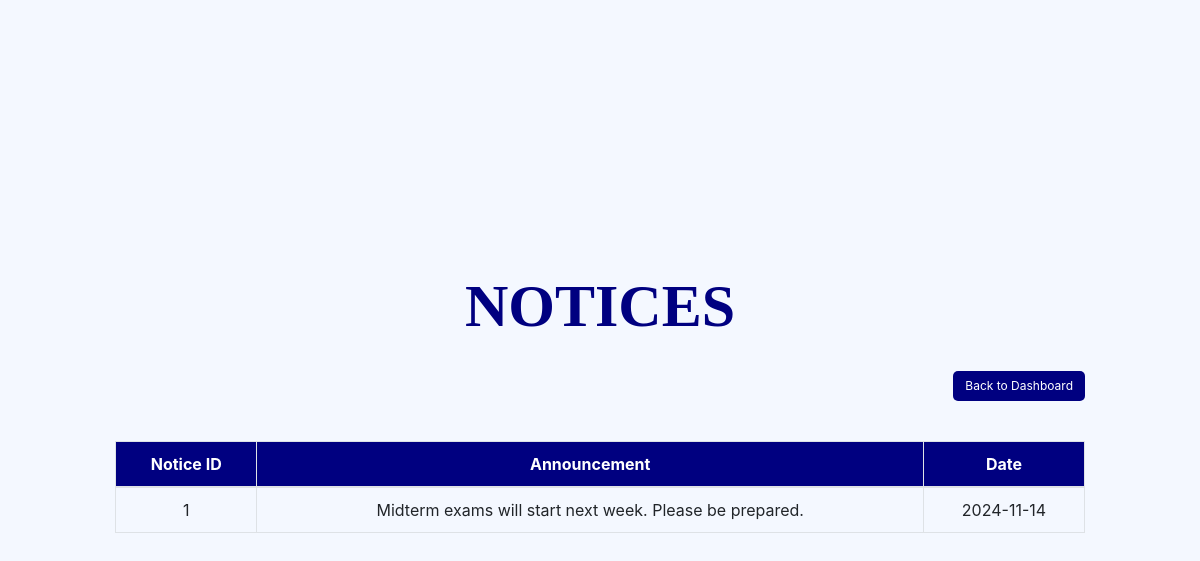
The page /view-notices/ (signed in) on the database as committed earlier.
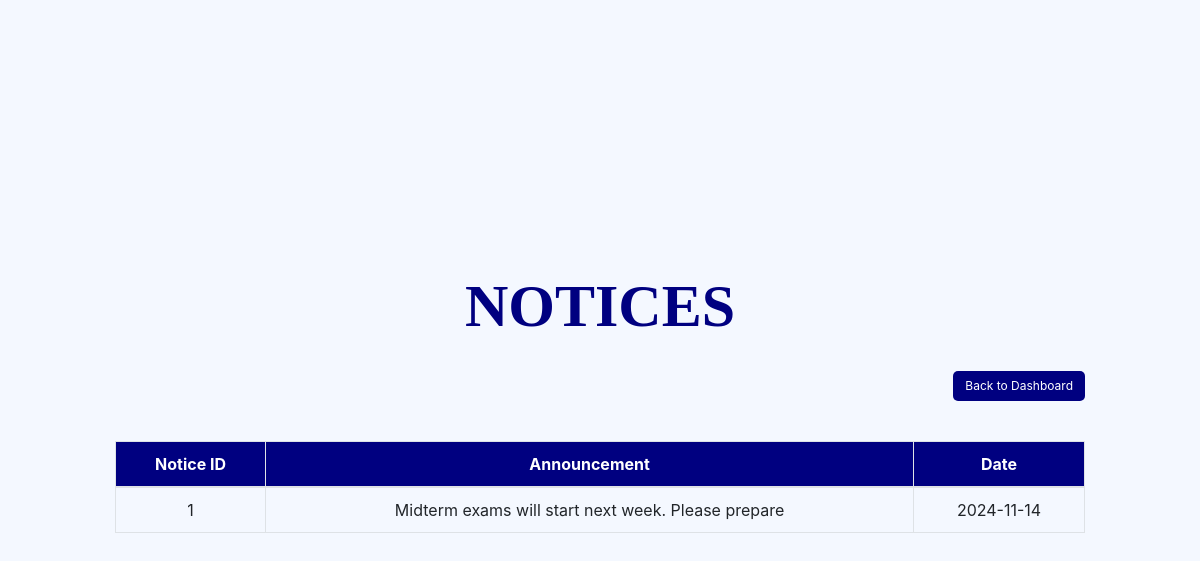
The same page on the database as committed later.
### home/models.py (models this page shows, shortened)
class Notice(models.Model):
    notice_id = models.AutoField(primary_key=True)
    announcement_text = models.TextField(default="Announcement text not provided")
    created_by = models.ForeignKey(
        Admin, on_delete=models.SET_NULL, null=True, blank=True
    )
    recipient = models.ForeignKey(
        Student, to_field='student_id', on_delete=models.CASCADE, default=1
    )  #reference `student_id`
    date_created = models.DateTimeField(auto_now_add=True)

### home/views.py (the view)
# urls.py: path('view-notices/', views.view_notices, name='view_notices'),
@login_required
def view_notices(request):
    notices = Notice.objects.all()
    user_type = request.session.get('user_type', None)
    can_manage_notices = user_type == 'admin'
    return render(request, 'view_notices.html', {'notices': notices, 'can_manage_notices': can_manage_notices})

### home/templates/view_notices.html (shortened to what this page needs)
{% load static %}
<html>
<link rel="stylesheet" href="https://stackpath.bootstrapcdn.com/bootstrap/4.3.1/css/bootstrap.min.css">
<body>
    <section class="vh-100">
        <div class="container-fluid">
            <div class="row d-flex justify-content-center align-items-center h-100">
                <div class="col-md-12 col-lg-10 col-xl-10">
                    <div class="header">
                        <h><b>NOTICES</b></h>
                    </div>
                    <div class="d-flex justify-content-between align-items-center">
                        <div class="button-container">
                            <a href="{% url 'dashboard' %}">
                                <button class="btn btn-secondary btn-custom">Back to Dashboard</button>
                            </a>
                        </div>
                    </div>
                    <div class="table-container">
                        <table class="table table-bordered">
                            <thead>
                                <tr>
                                    <th>Notice ID</th>
                                    <th>Announcement</th>
                                    <th>Date</th>
                                </tr>
                            </thead>
                            <tbody>
                                {% for notice in notices %}
                                <tr>
                                    <td>{{ notice.notice_id }}</td>
                                    <td>{{ notice.announcement_text }}</td>
                                    <td>{{ notice.date_created|date:"Y-m-d" }}</td>
                                </tr>
                                {% empty %}
                                <tr>
                                    <td colspan="{% if can_manage_notices %}4{% else %}3{% endif %}">No notices available.</td>
                                </tr>
                                {% endfor %}
                            </tbody>
                        </table>
                    </div>
                </div>
            </div>
        </div>
    </section>
</body>
</html>

Rows that differ between the two databases and show on the page:
changed Notice id 1: announcement_text "Midterm exams will start next week. Please be prepared." → "Midterm exams will start next week. Please prepare"
